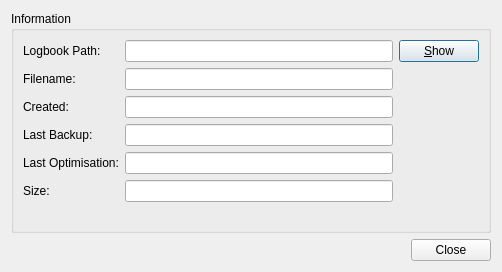
<?xml version="1.0" encoding="UTF-8"?>
<ui version="4.0">
 <class>AboutLogbookDialog</class>
 <widget class="QDialog" name="AboutLogbookDialog">
  <property name="geometry">
   <rect>
    <x>0</x>
    <y>0</y>
    <width>502</width>
    <height>272</height>
   </rect>
  </property>
  <property name="windowTitle">
   <string>Logbook</string>
  </property>
  <layout class="QVBoxLayout" name="verticalLayout">
   <item>
    <widget class="QGroupBox" name="groupBox">
     <property name="title">
      <string>Information</string>
     </property>
     <layout class="QGridLayout" name="gridLayout">
      <item row="1" column="1">
       <spacer name="verticalSpacer">
        <property name="orientation">
         <enum>Qt::Vertical</enum>
        </property>
        <property name="sizeHint" stdset="0">
         <size>
          <width>20</width>
          <height>141</height>
         </size>
        </property>
       </spacer>
      </item>
      <item row="0" column="0" rowspan="2">
       <layout class="QFormLayout" name="formLayout">
        <item row="0" column="0">
         <widget class="QLabel" name="label">
          <property name="text">
           <string>Logbook Path:</string>
          </property>
         </widget>
        </item>
        <item row="0" column="1">
         <widget class="QLineEdit" name="directoryPathLineEdit">
          <property name="minimumSize">
           <size>
            <width>250</width>
            <height>0</height>
           </size>
          </property>
          <property name="readOnly">
           <bool>true</bool>
          </property>
         </widget>
        </item>
        <item row="1" column="0">
         <widget class="QLabel" name="label_2">
          <property name="text">
           <string>Filename:</string>
          </property>
         </widget>
        </item>
        <item row="1" column="1">
         <widget class="QLineEdit" name="logbookNameLineEdit">
          <property name="minimumSize">
           <size>
            <width>250</width>
            <height>0</height>
           </size>
          </property>
          <property name="readOnly">
           <bool>true</bool>
          </property>
         </widget>
        </item>
        <item row="2" column="0">
         <widget class="QLabel" name="label_4">
          <property name="text">
           <string>Created:</string>
          </property>
         </widget>
        </item>
        <item row="2" column="1">
         <widget class="QLineEdit" name="createdDateLineEdit">
          <property name="minimumSize">
           <size>
            <width>250</width>
            <height>0</height>
           </size>
          </property>
          <property name="readOnly">
           <bool>true</bool>
          </property>
         </widget>
        </item>
        <item row="3" column="0">
         <widget class="QLabel" name="label_6">
          <property name="text">
           <string>Last Backup:</string>
          </property>
         </widget>
        </item>
        <item row="3" column="1">
         <widget class="QLineEdit" name="lastBackupDateLineEdit">
          <property name="minimumSize">
           <size>
            <width>250</width>
            <height>0</height>
           </size>
          </property>
          <property name="readOnly">
           <bool>true</bool>
          </property>
         </widget>
        </item>
        <item row="4" column="0">
         <widget class="QLabel" name="label_5">
          <property name="text">
           <string>Last Optimisation:</string>
          </property>
         </widget>
        </item>
        <item row="4" column="1">
         <widget class="QLineEdit" name="lastOptimisationDateLineEdit">
          <property name="minimumSize">
           <size>
            <width>250</width>
            <height>0</height>
           </size>
          </property>
          <property name="readOnly">
           <bool>true</bool>
          </property>
         </widget>
        </item>
        <item row="5" column="0">
         <widget class="QLabel" name="label_3">
          <property name="text">
           <string>Size:</string>
          </property>
         </widget>
        </item>
        <item row="5" column="1">
         <widget class="QLineEdit" name="logbookSizeLineEdit">
          <property name="minimumSize">
           <size>
            <width>250</width>
            <height>0</height>
           </size>
          </property>
          <property name="readOnly">
           <bool>true</bool>
          </property>
         </widget>
        </item>
       </layout>
      </item>
      <item row="0" column="1">
       <widget class="QPushButton" name="showLogbookPathPushButton">
        <property name="text">
         <string>&amp;Show</string>
        </property>
       </widget>
      </item>
     </layout>
    </widget>
   </item>
   <item>
    <widget class="QDialogButtonBox" name="buttonBox">
     <property name="orientation">
      <enum>Qt::Horizontal</enum>
     </property>
     <property name="standardButtons">
      <set>QDialogButtonBox::Close</set>
     </property>
    </widget>
   </item>
  </layout>
 </widget>
 <resources/>
 <connections>
  <connection>
   <sender>buttonBox</sender>
   <signal>accepted()</signal>
   <receiver>AboutLogbookDialog</receiver>
   <slot>accept()</slot>
   <hints>
    <hint type="sourcelabel">
     <x>248</x>
     <y>254</y>
    </hint>
    <hint type="destinationlabel">
     <x>157</x>
     <y>274</y>
    </hint>
   </hints>
  </connection>
  <connection>
   <sender>buttonBox</sender>
   <signal>rejected()</signal>
   <receiver>AboutLogbookDialog</receiver>
   <slot>reject()</slot>
   <hints>
    <hint type="sourcelabel">
     <x>316</x>
     <y>260</y>
    </hint>
    <hint type="destinationlabel">
     <x>286</x>
     <y>274</y>
    </hint>
   </hints>
  </connection>
 </connections>
</ui>
